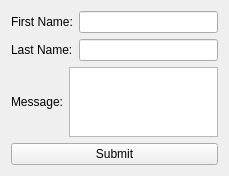
<?xml version="1.0" encoding="UTF-8"?>
<ui version="4.0">
 <class>Widget</class>
 <widget class="QWidget" name="Widget">
  <property name="geometry">
   <rect>
    <x>0</x>
    <y>0</y>
    <width>229</width>
    <height>143</height>
   </rect>
  </property>
  <property name="windowTitle">
   <string>Widget</string>
  </property>
  <layout class="QVBoxLayout" name="verticalLayout">
   <item>
    <layout class="QHBoxLayout" name="horizontalLayout">
     <item>
      <widget class="QLabel" name="label">
       <property name="text">
        <string>First Name:</string>
       </property>
      </widget>
     </item>
     <item>
      <widget class="QLineEdit" name="first_name_txt"/>
     </item>
    </layout>
   </item>
   <item>
    <layout class="QHBoxLayout" name="horizontalLayout_2">
     <item>
      <widget class="QLabel" name="label_2">
       <property name="text">
        <string>Last Name:</string>
       </property>
      </widget>
     </item>
     <item>
      <widget class="QLineEdit" name="last_name_txt"/>
     </item>
    </layout>
   </item>
   <item>
    <layout class="QHBoxLayout" name="horizontalLayout_3">
     <item>
      <widget class="QLabel" name="label_3">
       <property name="text">
        <string>Message:</string>
       </property>
      </widget>
     </item>
     <item>
      <widget class="QTextEdit" name="textEdit"/>
     </item>
    </layout>
   </item>
   <item>
    <widget class="QPushButton" name="submit_btn">
     <property name="text">
      <string>Submit</string>
     </property>
    </widget>
   </item>
  </layout>
  <zorder>submit_btn</zorder>
  <zorder>label</zorder>
  <zorder>label_2</zorder>
  <zorder>label_3</zorder>
  <zorder>first_name_txt</zorder>
  <zorder>last_name_txt</zorder>
  <zorder>textEdit</zorder>
 </widget>
 <resources/>
 <connections/>
</ui>
